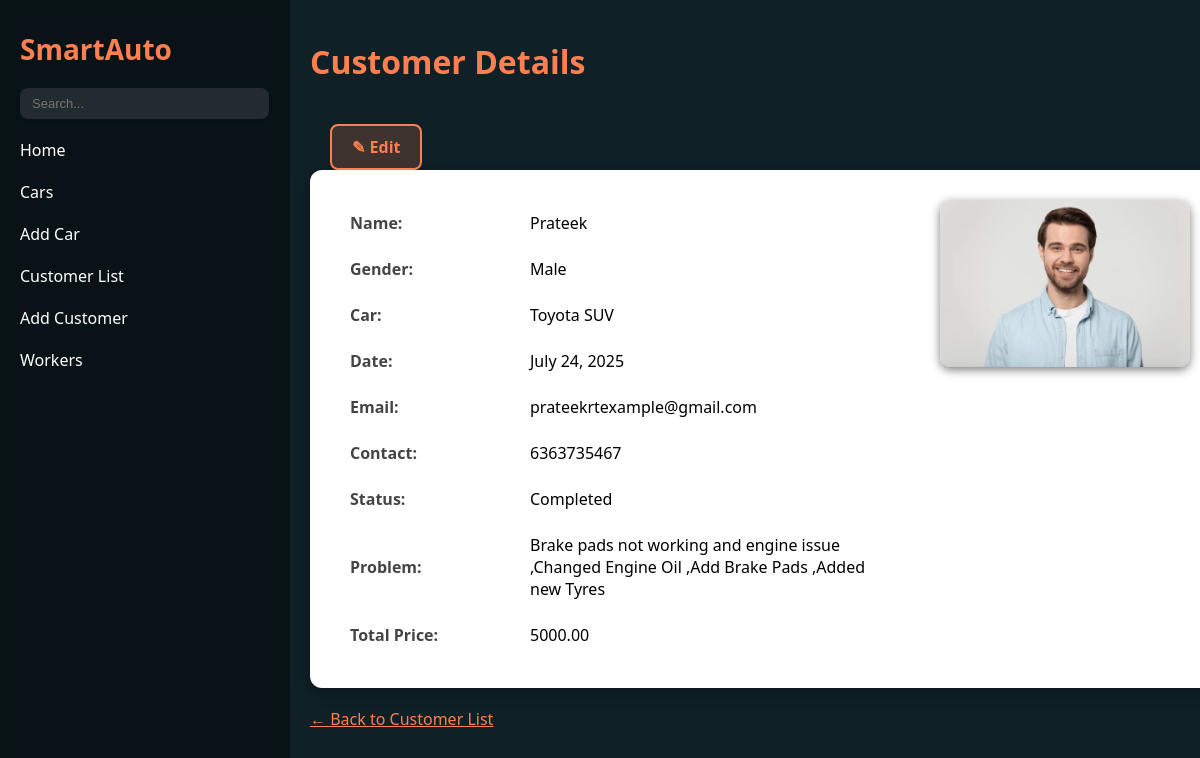
The page /car_dealership/customers/1/ on the database its author committed.
### car_dealership/models.py (models this page shows)
class Customer(models.Model):
    GENDER_CHOICES = (
        ('Male', 'Male'),
        ('Female', 'Female'),
        ('Other', 'Other')
    )
    name = models.CharField(max_length=100)
    gender = models.CharField(max_length=10, choices=GENDER_CHOICES)
    car = models.CharField(max_length=100)
    date = models.DateField()
    photo = models.ImageField(upload_to='customer_photos/', blank=True, null=True)
    address = models.TextField(blank=True, null=True)
    email = models.EmailField()
    contact = models.CharField(max_length=15)
    problem_description = models.TextField()
    estimated_cost = models.DecimalField(max_digits=10, decimal_places=2, blank=True, null=True)
    repair_status = models.CharField(max_length=20, default='Pending')

### car_dealership/views.py (the view)
# urls.py: path('customers/<int:pk>/', views.customer_detail, name='customer_detail'),
def customer_detail(request, pk):
    customer = get_object_or_404(Customer, pk=pk)
    return render(request, 'car_dealership/customer_detail.html', {'customer': customer})

### car_dealership/templates/car_dealership/customer_detail.html (shortened to what this page needs)
<!DOCTYPE html>
<html lang="en">
<head>
</head>
<body>
  <aside>
    <div class="logo">SmartAuto</div>
    <form method="GET" action="#">
      <input type="text" name="search" placeholder="Search...">
    </form>
  <a href="{% url 'index' %}" style="color:{% if request.path == '/' %}#ff7f50{% else %}#fff{% endif %}; text-decoration:none; font-size:16px;">Home</a>
  <a href="{% url 'car_list' %}" style="color:{% if request.path == '/cars/' %}#ff7f50{% else %}#fff{% endif %}; text-decoration:none; font-size:16px;">Cars</a>
  <a href="{% url 'add_car' %}" style="color:{% if request.path == '/add_car/' %}#ff7f50{% else %}#fff{% endif %}; text-decoration:none; font-size:16px;">Add Car</a>
  <a href="{% url 'customer_list' %}" style="color:#fff; text-decoration:none; font-size:16px;">Customer List</a>
  <a href="{% url 'add_customer' %}" style="color:{% if request.path == '/add_customer/' %}#ff7f50{% else %}#fff{% endif %}; text-decoration:none; font-size:16px;">Add Customer</a>
  <a href="{% url 'worker_list' %}" style="color:#fff; text-decoration:none; font-size:16px;">Workers</a>
  </aside>
  <main>
    <h1>Customer Details</h1>
    <a href="{% url 'edit_customer' customer.id %}" class="edit-button">✎ Edit</a>
    <div class="detail-card">
      <div class="info-section">
        <table>
          <tr><th>Name:</th><td>{{ customer.name }}</td></tr>
          <tr><th>Gender:</th><td>{{ customer.gender }}</td></tr>
          <tr><th>Car:</th><td>{{ customer.car }}</td></tr>
          <tr><th>Date:</th><td>{{ customer.date }}</td></tr>
          <tr><th>Email:</th><td>{{ customer.email }}</td></tr>
          <tr><th>Contact:</th><td>{{ customer.contact }}</td></tr>
          <tr><th>Status:</th><td>{{ customer.repair_status }}</td></tr>
          <tr><th>Problem:</th><td>{{ customer.problem_description }}</td></tr>
          <tr><th>Total Price:</th><td>{{ customer.estimated_cost }}</td></tr>
        </table>
      </div>
      <div class="photo-section">
        {% if customer.photo %}
          <img src="{{ customer.photo.url }}" alt="Customer Photo">
        {% else %}
          <p>No photo uploaded.</p>
        {% endif %}
      </div>
    </div>
    <a class="back-link" href="{% url 'customer_list' %}">← Back to Customer List</a>
  </main>
</body>
</html>

### car_dealership/templates/car_dealership/customer_detail.html (style rules this page uses)
body { margin: 0; font-family: 'Segoe UI', sans-serif; background: #0f2027; color: #fff; display: flex; }
aside { width: 250px; background: rgba(0, 0, 0, 0.4); padding: 30px 20px; display: flex; flex-direction: column; gap: 20px; position: fixed; top: 0; left: 0; height: 100vh; backdrop-filter: blur(8px); }
aside a { color: #fff; text-decoration: none; font-size: 16px; transition: color 0.3s; }
.logo { font-size: 28px; font-weight: bold; color: #ff7f50; }
input[type="text"] { width: 90%; padding: 8px 12px; border-radius: 8px; border: none; background: rgba(255, 255, 255, 0.1); color: #fff; font-size: 13px; box-shadow: 0 2px 6px rgba(0, 0, 0, 0.2); outline: none; }
main { margin-left: 270px; padding: 40px; flex: 1; }
h1 { margin-top: 0; font-size: 32px; color: #ff7f50; }
.detail-card { background: #ffffff; color: #000; border-radius: 12px; box-shadow: 0 4px 15px rgba(0, 0, 0, 0.3); width: 100%; max-width: 1000px; padding: 30px; display: flex; gap: 40px; }
.info-section { flex: 1; }
.photo-section img { max-width: 250px; border-radius: 10px; box-shadow: 0 3px 10px rgba(0, 0, 0, 0.5); }
table { width: 100%; border-collapse: collapse; }
th, td { padding: 12px 10px; text-align: left; font-size: 16px; }
th { color: #444; width: 160px; }
.back-link { display: inline-block; margin-top: 20px; color: #ff7f50; text-decoration: underline; font-weight: 500; }
.edit-button { display: inline-block; margin-top: 20px; padding: 10px 20px; background: rgba(255, 127, 80, 0.2); color: #ff7f50; border: 2px solid #ff7f50; border-radius: 8px; text-decoration: none; font-weight: 600; transition: all 0.3s ease; margin-left: 20px; }

### rows shown on the page
Customer: name "Prateek", gender "Male", car "Toyota SUV", date "July 24, 2025", email "prateekrtexample@gmail.com", contact "6363735467", repair_status "Completed", problem_description "Brake pads not working and engine issue ,Changed Engine Oil ,Add Brake Pads ,Added new Tyres", estimated_cost "5000.00", photo (picture)
